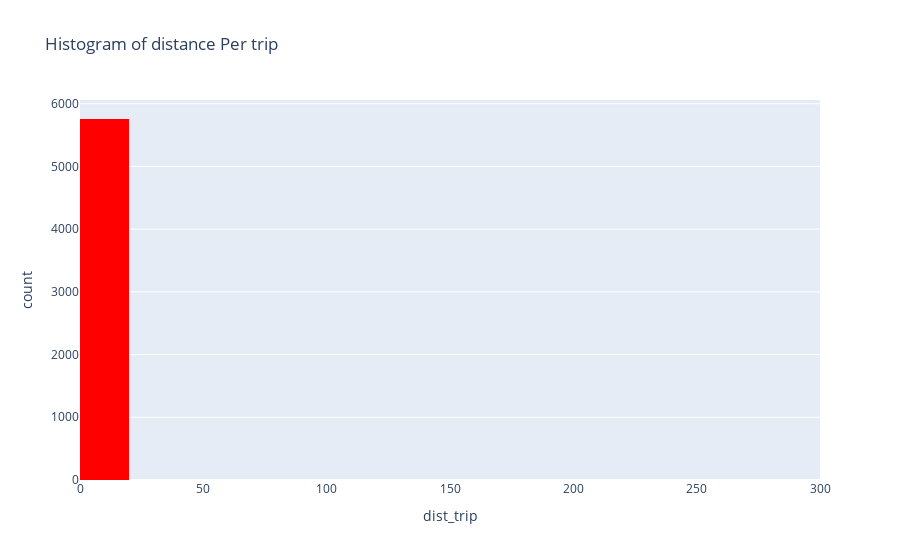
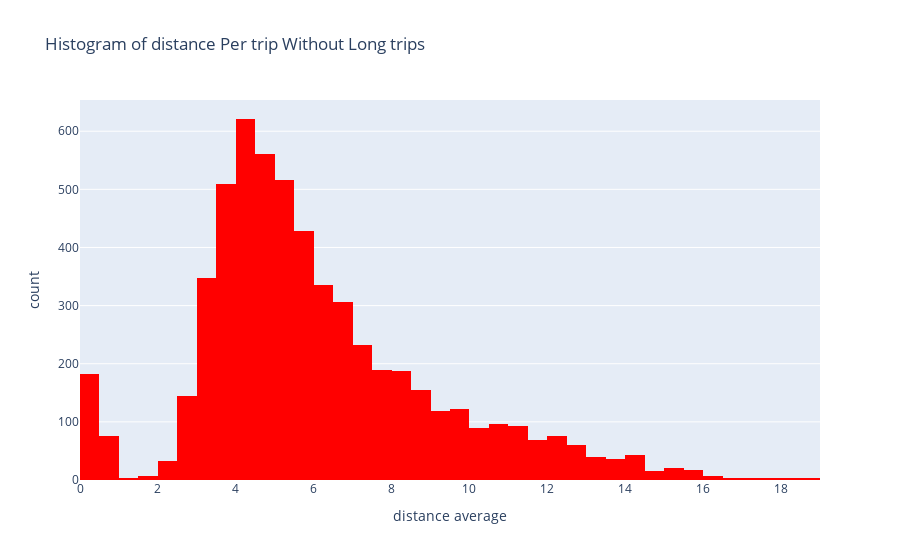

Source (notebook cell) for these figures, in order:
### Code cell
fig = px.histogram(df,x=df.dist_trip,nbins=20,title='Histogram of distance Per trip'
                  ,color_discrete_sequence=['red'], labels={'x':'distance average'})
fig.show()
fig = px.histogram(df,x=df[df.dist_trip<20].dist_trip,nbins=50,title='Histogram of distance Per trip Without Long trips'
                  ,color_discrete_sequence=['red'], labels={'x':'distance average'})
fig.show()

### Figure 1 — Plotly figure (JSON) as saved in the notebook; plotly's stock layout.template omitted (floating-point values rounded to 4 significant figures; data arrays with more than 128 entries replaced by an {"elided": "..."} marker saying what was removed)
{"data": [{"alignmentgroup": "True", "bingroup": "x", "hoverlabel": {"namelength": 0}, "hovertemplate": "dist_trip=%{x}<br>count=%{y}", "legendgroup": "", "marker": {"color": "red"}, "name": "", "nbinsx": 20, "offsetgroup": "", "orientation": "v", "showlegend": false, "type": "histogram", "x": {"elided": "5765 float values"}, "xaxis": "x", "yaxis": "y"}], "layout": {"barmode": "relative", "legend": {"tracegroupgap": 0}, "title": {"text": "Histogram of distance Per trip"}, "xaxis": {"anchor": "y", "domain": [0, 1], "title": {"text": "dist_trip"}}, "yaxis": {"anchor": "x", "domain": [0, 1], "title": {"text": "count"}}}}

### Figure 2 — Plotly figure (JSON) as saved in the notebook; plotly's stock layout.template omitted (floating-point values rounded to 4 significant figures; data arrays with more than 128 entries replaced by an {"elided": "..."} marker saying what was removed)
{"data": [{"alignmentgroup": "True", "bingroup": "x", "hoverlabel": {"namelength": 0}, "hovertemplate": "distance average=%{x}<br>count=%{y}", "legendgroup": "", "marker": {"color": "red"}, "name": "", "nbinsx": 50, "offsetgroup": "", "orientation": "v", "showlegend": false, "type": "histogram", "x": {"elided": "5756 float values"}, "xaxis": "x", "yaxis": "y"}], "layout": {"barmode": "relative", "legend": {"tracegroupgap": 0}, "title": {"text": "Histogram of distance Per trip Without Long trips"}, "xaxis": {"anchor": "y", "domain": [0, 1], "title": {"text": "distance average"}}, "yaxis": {"anchor": "x", "domain": [0, 1], "title": {"text": "count"}}}}
